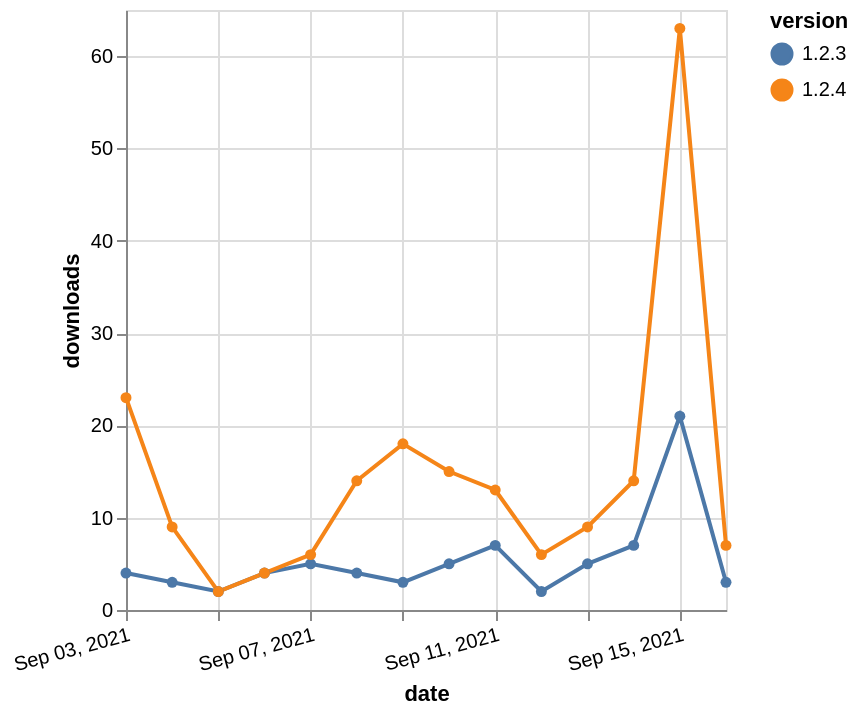

Write the Vega-Lite specification saved for this chart.
### Vega-Lite specification from a JSON file in a GitHub repository (floating-point values rounded to 4 significant figures)
{"$schema": "https://vega.github.io/schema/vega-lite/v5.json", "description": "A simple bar chart with embedded data.", "data": {"values": [{"date": "2021-09-03", "total": 7537, "delta": 4, "version": "1.2.3"}, {"date": "2021-09-04", "total": 7540, "delta": 3, "version": "1.2.3"}, {"date": "2021-09-05", "total": 7542, "delta": 2, "version": "1.2.3"}, {"date": "2021-09-06", "total": 7546, "delta": 4, "version": "1.2.3"}, {"date": "2021-09-07", "total": 7551, "delta": 5, "version": "1.2.3"}, {"date": "2021-09-08", "total": 7555, "delta": 4, "version": "1.2.3"}, {"date": "2021-09-09", "total": 7558, "delta": 3, "version": "1.2.3"}, {"date": "2021-09-10", "total": 7563, "delta": 5, "version": "1.2.3"}, {"date": "2021-09-11", "total": 7570, "delta": 7, "version": "1.2.3"}, {"date": "2021-09-12", "total": 7572, "delta": 2, "version": "1.2.3"}, {"date": "2021-09-13", "total": 7577, "delta": 5, "version": "1.2.3"}, {"date": "2021-09-14", "total": 7584, "delta": 7, "version": "1.2.3"}, {"date": "2021-09-15", "total": 7605, "delta": 21, "version": "1.2.3"}, {"date": "2021-09-16", "total": 7608, "delta": 3, "version": "1.2.3"}, {"date": "2021-09-03", "total": 11407, "delta": 23, "version": "1.2.4"}, {"date": "2021-09-04", "total": 11416, "delta": 9, "version": "1.2.4"}, {"date": "2021-09-05", "total": 11418, "delta": 2, "version": "1.2.4"}, {"date": "2021-09-06", "total": 11422, "delta": 4, "version": "1.2.4"}, {"date": "2021-09-07", "total": 11428, "delta": 6, "version": "1.2.4"}, {"date": "2021-09-08", "total": 11442, "delta": 14, "version": "1.2.4"}, {"date": "2021-09-09", "total": 11460, "delta": 18, "version": "1.2.4"}, {"date": "2021-09-10", "total": 11475, "delta": 15, "version": "1.2.4"}, {"date": "2021-09-11", "total": 11488, "delta": 13, "version": "1.2.4"}, {"date": "2021-09-12", "total": 11494, "delta": 6, "version": "1.2.4"}, {"date": "2021-09-13", "total": 11503, "delta": 9, "version": "1.2.4"}, {"date": "2021-09-14", "total": 11517, "delta": 14, "version": "1.2.4"}, {"date": "2021-09-15", "total": 11580, "delta": 63, "version": "1.2.4"}, {"date": "2021-09-16", "total": 11587, "delta": 7, "version": "1.2.4"}]}, "width": "container", "mark": {"type": "line", "point": {"filled": true}}, "encoding": {"x": {"field": "date", "type": "temporal", "timeUnit": "yearmonthdate", "title": "date", "axis": {"labelAngle": -15}}, "y": {"field": "delta", "type": "quantitative", "title": "downloads"}, "color": {"field": "version", "type": "nominal"}, "tooltip": {"field": "delta"}}}
